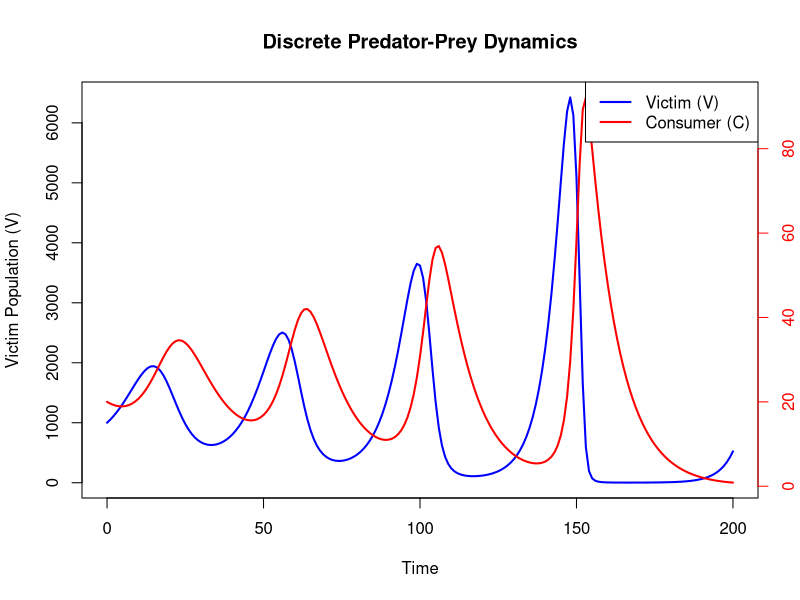
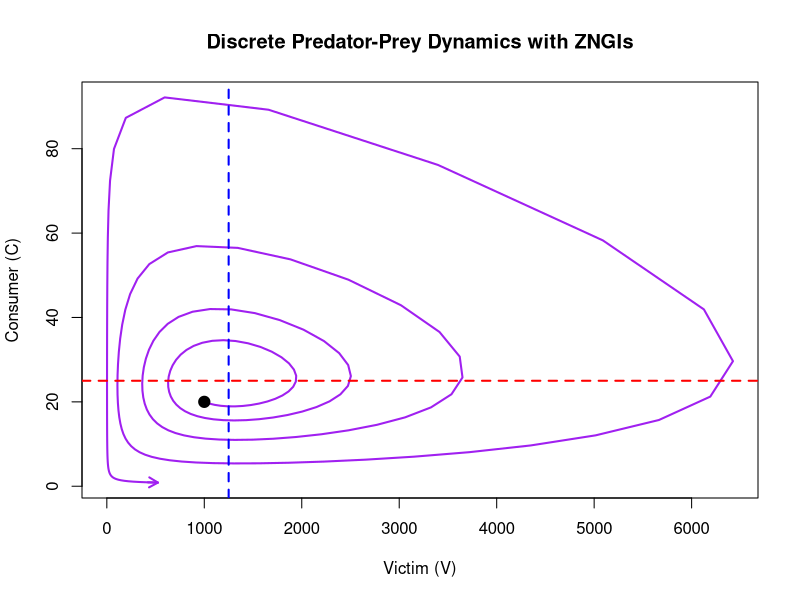

Write the R code that produced these figures, in order.
## ---- chunk 1
discrete_predator_prey_model <- function(time_steps, dt, initial_state, parameters) {
  # Initialise vectors to store populations
  V <- numeric(time_steps + 1)
  C <- numeric(time_steps + 1)
  time <- seq(0, time_steps * dt, by = dt)
  
  # Set initial populations
  V[1] <- initial_state["V"]
  C[1] <- initial_state["C"]
  
  # Extract parameters
  R <- parameters["R"]
  a <- parameters["a"]
  f <- parameters["f"]
  q <- parameters["q"]
  
  # Loop through time steps to calculate populations
  for (t in 1:time_steps) {
    V[t + 1] <- V[t] + dt * (R * V[t] - a * V[t] * C[t])
    C[t + 1] <- C[t] + dt * (a * f * V[t] * C[t] - q * C[t])
  }
  
  # Combine results into a data frame
  data.frame(time = time, V = V, C = C)
}
## ---- chunk 2
parameters <- c(R = 0.25,  # Victim (prey) growth rate
                a = 0.01,  # Attack rate
                f = 0.008, # Conversion efficiency
                q = 0.1)   # Consumer (predator) death rate

initial_state <- c(V = 1000,  # Initial victim population
                   C = 20)    # Initial consumer population

time_steps <- 200             # Number of time steps
dt <- 1                       # Time step (dt), 1 = a standard discrete model
## ---- chunk 3
output_df <- discrete_predator_prey_model(time_steps = time_steps, dt = dt, 
                                          initial_state = initial_state, 
                                          parameters = parameters)
## ---- chunk 4
# Plot victim population on the primary y-axis
plot(output_df$time, output_df$V, type = "l", col = "blue", lwd = 2, 
     ylab = "Victim Population (V)", xlab = "Time", main = "Discrete Predator-Prey Dynamics")

# Add consumer population on a secondary y-axis
par(new = TRUE)
plot(output_df$time, output_df$C, type = "l", col = "red", lwd = 2, 
     axes = FALSE, xlab = "", ylab = "")
axis(side = 4, col = "red", col.axis = "red")
mtext("Consumer Population (C)", side = 4, line = 3, col = "red")

# Add legend
legend("topright", legend = c("Victim (V)", "Consumer (C)"), 
       col = c("blue", "red"), lwd = 2)
## ---- chunk 5
### Phase Plot with ZNGIs, Initial Point, and Arrow
plot(output_df$V, 
     output_df$C, 
     type = "l", 
     col = "purple", 
     lwd = 2, 
     xlab = "Victim (V)", ylab = "Consumer (C)", 
     main = "Discrete Predator-Prey Dynamics with ZNGIs")

# Add Victim ZNGI (V = q / (a * f))
abline(v = parameters["q"] / (parameters["a"] * parameters["f"]), 
       col = "blue", lwd = 2, lty = 2)

# Add Consumer ZNGI (C = R / a)
abline(h = parameters["R"] / parameters["a"], col = "red", lwd = 2, lty = 2)

# Add point for initial population sizes
points(output_df$V[1], output_df$C[1], pch = 19, col = "black", cex = 1.5)

# Add an arrow to the end of the line
arrows(x0 = output_df$V[nrow(output_df) - 1], 
       y0 = output_df$C[nrow(output_df) - 1], 
       x1 = output_df$V[nrow(output_df)], 
       y1 = output_df$C[nrow(output_df)], 
       col = "purple", length = 0.1, lwd = 2)
